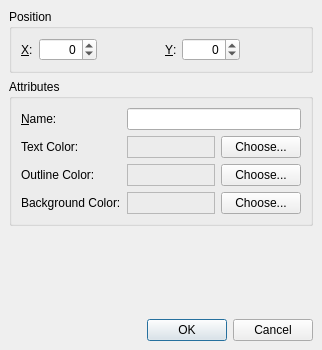
<?xml version="1.0" encoding="UTF-8"?>
<ui version="4.0">
 <class>DlgProperties</class>
 <widget class="QDialog" name="DlgProperties">
  <property name="geometry">
   <rect>
    <x>0</x>
    <y>0</y>
    <width>322</width>
    <height>350</height>
   </rect>
  </property>
  <property name="windowTitle">
   <string>Edit Properties</string>
  </property>
  <layout class="QVBoxLayout">
   <property name="spacing">
    <number>6</number>
   </property>
   <property name="margin">
    <number>9</number>
   </property>
   <item>
    <widget class="QGroupBox" name="groupBox">
     <property name="title">
      <string>Position</string>
     </property>
     <layout class="QHBoxLayout">
      <property name="spacing">
       <number>6</number>
      </property>
      <property name="margin">
       <number>9</number>
      </property>
      <item>
       <widget class="QLabel" name="mpoLabelPosX">
        <property name="text">
         <string>&amp;X:</string>
        </property>
        <property name="buddy">
         <cstring>mpoSpinBoxPosX</cstring>
        </property>
       </widget>
      </item>
      <item>
       <widget class="QSpinBox" name="mpoSpinBoxPosX">
        <property name="alignment">
         <set>Qt::AlignRight</set>
        </property>
        <property name="minimum">
         <number>-1000</number>
        </property>
        <property name="maximum">
         <number>1000</number>
        </property>
       </widget>
      </item>
      <item>
       <spacer>
        <property name="orientation">
         <enum>Qt::Horizontal</enum>
        </property>
        <property name="sizeHint" stdset="0">
         <size>
          <width>31</width>
          <height>20</height>
         </size>
        </property>
       </spacer>
      </item>
      <item>
       <widget class="QLabel" name="mpoLabelPosY">
        <property name="text">
         <string>&amp;Y:</string>
        </property>
        <property name="buddy">
         <cstring>mpoSpinBoxPosY</cstring>
        </property>
       </widget>
      </item>
      <item>
       <widget class="QSpinBox" name="mpoSpinBoxPosY">
        <property name="alignment">
         <set>Qt::AlignRight</set>
        </property>
        <property name="minimum">
         <number>-1000</number>
        </property>
        <property name="maximum">
         <number>1000</number>
        </property>
       </widget>
      </item>
      <item>
       <spacer>
        <property name="orientation">
         <enum>Qt::Horizontal</enum>
        </property>
        <property name="sizeHint" stdset="0">
         <size>
          <width>40</width>
          <height>20</height>
         </size>
        </property>
       </spacer>
      </item>
     </layout>
    </widget>
   </item>
   <item>
    <widget class="QGroupBox" name="mpoGroupBoxAttributes">
     <property name="title">
      <string>Attributes</string>
     </property>
     <layout class="QGridLayout">
      <property name="margin">
       <number>9</number>
      </property>
      <property name="spacing">
       <number>6</number>
      </property>
      <item row="0" column="1" colspan="2">
       <widget class="QLineEdit" name="textLineEdit"/>
      </item>
      <item row="0" column="0">
       <widget class="QLabel" name="mpoLabelName">
        <property name="text">
         <string>&amp;Name:</string>
        </property>
        <property name="buddy">
         <cstring>textLineEdit</cstring>
        </property>
       </widget>
      </item>
      <item row="1" column="0">
       <widget class="QLabel" name="mpoLabelColorText">
        <property name="text">
         <string>Text Color:</string>
        </property>
       </widget>
      </item>
      <item row="1" column="1">
       <widget class="QLabel" name="textColorLabel">
        <property name="sizePolicy">
         <sizepolicy hsizetype="Expanding" vsizetype="Preferred">
          <horstretch>0</horstretch>
          <verstretch>0</verstretch>
         </sizepolicy>
        </property>
        <property name="frameShape">
         <enum>QFrame::StyledPanel</enum>
        </property>
        <property name="frameShadow">
         <enum>QFrame::Raised</enum>
        </property>
        <property name="scaledContents">
         <bool>true</bool>
        </property>
       </widget>
      </item>
      <item row="1" column="2">
       <widget class="QPushButton" name="textColorButton">
        <property name="text">
         <string>Choose...</string>
        </property>
       </widget>
      </item>
      <item row="2" column="0">
       <widget class="QLabel" name="mpoLableColorOutline">
        <property name="text">
         <string>Outline Color:</string>
        </property>
       </widget>
      </item>
      <item row="2" column="1">
       <widget class="QLabel" name="outlineColorLabel">
        <property name="sizePolicy">
         <sizepolicy hsizetype="Expanding" vsizetype="Preferred">
          <horstretch>0</horstretch>
          <verstretch>0</verstretch>
         </sizepolicy>
        </property>
        <property name="frameShape">
         <enum>QFrame::StyledPanel</enum>
        </property>
        <property name="frameShadow">
         <enum>QFrame::Raised</enum>
        </property>
        <property name="scaledContents">
         <bool>true</bool>
        </property>
       </widget>
      </item>
      <item row="2" column="2">
       <widget class="QPushButton" name="outlineColorButton">
        <property name="text">
         <string>Choose...</string>
        </property>
       </widget>
      </item>
      <item row="3" column="2">
       <widget class="QPushButton" name="backgroundColorButton">
        <property name="text">
         <string>Choose...</string>
        </property>
       </widget>
      </item>
      <item row="3" column="1">
       <widget class="QLabel" name="backgroundColorLabel">
        <property name="sizePolicy">
         <sizepolicy hsizetype="Expanding" vsizetype="Preferred">
          <horstretch>0</horstretch>
          <verstretch>0</verstretch>
         </sizepolicy>
        </property>
        <property name="frameShape">
         <enum>QFrame::StyledPanel</enum>
        </property>
        <property name="frameShadow">
         <enum>QFrame::Raised</enum>
        </property>
        <property name="scaledContents">
         <bool>true</bool>
        </property>
       </widget>
      </item>
      <item row="3" column="0">
       <widget class="QLabel" name="mpoLabelColorBackground">
        <property name="text">
         <string>Background Color:</string>
        </property>
       </widget>
      </item>
     </layout>
    </widget>
   </item>
   <item>
    <spacer>
     <property name="orientation">
      <enum>Qt::Vertical</enum>
     </property>
     <property name="sizeHint" stdset="0">
      <size>
       <width>20</width>
       <height>16</height>
      </size>
     </property>
    </spacer>
   </item>
   <item>
    <widget class="QDialogButtonBox" name="buttonBox">
     <property name="orientation">
      <enum>Qt::Horizontal</enum>
     </property>
     <property name="standardButtons">
      <set>QDialogButtonBox::Cancel|QDialogButtonBox::Ok</set>
     </property>
    </widget>
   </item>
  </layout>
 </widget>
 <resources/>
 <connections>
  <connection>
   <sender>buttonBox</sender>
   <signal>accepted()</signal>
   <receiver>DlgProperties</receiver>
   <slot>accept()</slot>
   <hints>
    <hint type="sourcelabel">
     <x>248</x>
     <y>254</y>
    </hint>
    <hint type="destinationlabel">
     <x>157</x>
     <y>274</y>
    </hint>
   </hints>
  </connection>
  <connection>
   <sender>buttonBox</sender>
   <signal>rejected()</signal>
   <receiver>DlgProperties</receiver>
   <slot>reject()</slot>
   <hints>
    <hint type="sourcelabel">
     <x>316</x>
     <y>260</y>
    </hint>
    <hint type="destinationlabel">
     <x>286</x>
     <y>274</y>
    </hint>
   </hints>
  </connection>
 </connections>
</ui>
